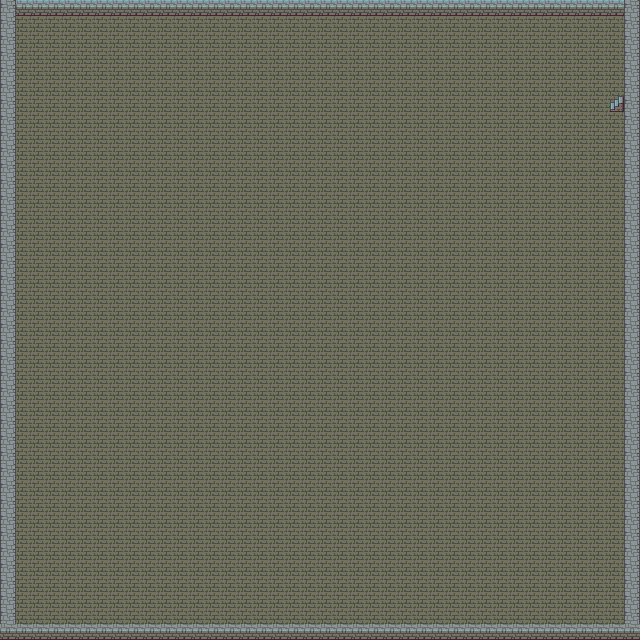

This is a level from a 2D game, rendered from its Tiled map with the project's own tilesets. A one-line summary and the complete map file follow:
An orthogonal 40x40 tile map with 16x16 px tiles, 2 tile layers (Tile Layer 1, Tile Layer 2).

<map version="1.4" tiledversion="1.4.2" orientation="orthogonal" renderorder="right-down" width="40" height="40" tilewidth="16" tileheight="16" infinite="0" nextlayerid="3" nextobjectid="1">
 <tileset firstgid="1" source="Dungeon_rooms.tsx" />
 <layer id="1" name="Tile Layer 1" width="40" height="40" locked="1">
  <data encoding="csv">
6,4,4,4,4,4,4,4,4,4,4,4,4,4,4,4,4,4,4,4,4,4,4,4,4,4,4,4,4,4,4,4,4,4,4,4,4,4,4,6,
6,2,2,2,2,2,2,2,2,2,2,2,2,2,2,2,2,2,2,2,2,2,2,2,2,2,2,2,2,2,2,2,2,2,2,2,2,2,2,6,
6,2,2,2,2,2,2,2,2,2,2,2,2,2,2,2,2,2,2,2,2,2,2,2,2,2,2,2,2,2,2,2,2,2,2,2,2,2,2,6,
6,2,2,2,2,2,2,2,2,2,2,2,2,2,2,2,2,2,2,2,2,2,2,2,2,2,2,2,2,2,2,2,2,2,2,2,2,2,2,6,
6,2,2,2,2,2,2,2,2,2,2,2,2,2,2,2,2,2,2,2,2,2,2,2,2,2,2,2,2,2,2,2,2,2,2,2,2,2,2,6,
6,2,2,2,2,2,2,2,2,2,2,2,2,2,2,2,2,2,2,2,2,2,2,2,2,2,2,2,2,2,2,2,2,2,2,2,2,2,2,6,
6,2,2,2,2,2,2,2,2,2,2,2,2,2,2,2,2,2,2,2,2,2,2,2,2,2,2,2,2,2,2,2,2,2,2,2,2,2,2,6,
6,2,2,2,2,2,2,2,2,2,2,2,2,2,2,2,2,2,2,2,2,2,2,2,2,2,2,2,2,2,2,2,2,2,2,2,2,2,2,6,
6,2,2,2,2,2,2,2,2,2,2,2,2,2,2,2,2,2,2,2,2,2,2,2,2,2,2,2,2,2,2,2,2,2,2,2,2,2,2,6,
6,2,2,2,2,2,2,2,2,2,2,2,2,2,2,2,2,2,2,2,2,2,2,2,2,2,2,2,2,2,2,2,2,2,2,2,2,2,2,6,
6,2,2,2,2,2,2,2,2,2,2,2,2,2,2,2,2,2,2,2,2,2,2,2,2,2,2,2,2,2,2,2,2,2,2,2,2,2,2,6,
6,2,2,2,2,2,2,2,2,2,2,2,2,2,2,2,2,2,2,2,2,2,2,2,2,2,2,2,2,2,2,2,2,2,2,2,2,2,2,6,
6,2,2,2,2,2,2,2,2,2,2,2,2,2,2,2,2,2,2,2,2,2,2,2,2,2,2,2,2,2,2,2,2,2,2,2,2,2,2,6,
6,2,2,2,2,2,2,2,2,2,2,2,2,2,2,2,2,2,2,2,2,2,2,2,2,2,2,2,2,2,2,2,2,2,2,2,2,2,2,6,
6,2,2,2,2,2,2,2,2,2,2,2,2,2,2,2,2,2,2,2,2,2,2,2,2,2,2,2,2,2,2,2,2,2,2,2,2,2,2,6,
6,2,2,2,2,2,2,2,2,2,2,2,2,2,2,2,2,2,2,2,2,2,2,2,2,2,2,2,2,2,2,2,2,2,2,2,2,2,2,6,
6,2,2,2,2,2,2,2,2,2,2,2,2,2,2,2,2,2,2,2,2,2,2,2,2,2,2,2,2,2,2,2,2,2,2,2,2,2,2,6,
6,2,2,2,2,2,2,2,2,2,2,2,2,2,2,2,2,2,2,2,2,2,2,2,2,2,2,2,2,2,2,2,2,2,2,2,2,2,2,6,
6,2,2,2,2,2,2,2,2,2,2,2,2,2,2,2,2,2,2,2,2,2,2,2,2,2,2,2,2,2,2,2,2,2,2,2,2,2,2,6,
6,2,2,2,2,2,2,2,2,2,2,2,2,2,2,2,2,2,2,2,2,2,2,2,2,2,2,2,2,2,2,2,2,2,2,2,2,2,2,6,
6,2,2,2,2,2,2,2,2,2,2,2,2,2,2,2,2,2,2,2,2,2,2,2,2,2,2,2,2,2,2,2,2,2,2,2,2,2,2,6,
6,2,2,2,2,2,2,2,2,2,2,2,2,2,2,2,2,2,2,2,2,2,2,2,2,2,2,2,2,2,2,2,2,2,2,2,2,2,2,6,
6,2,2,2,2,2,2,2,2,2,2,2,2,2,2,2,2,2,2,2,2,2,2,2,2,2,2,2,2,2,2,2,2,2,2,2,2,2,2,6,
6,2,2,2,2,2,2,2,2,2,2,2,2,2,2,2,2,2,2,2,2,2,2,2,2,2,2,2,2,2,2,2,2,2,2,2,2,2,2,6,
6,2,2,2,2,2,2,2,2,2,2,2,2,2,2,2,2,2,2,2,2,2,2,2,2,2,2,2,2,2,2,2,2,2,2,2,2,2,2,6,
6,2,2,2,2,2,2,2,2,2,2,2,2,2,2,2,2,2,2,2,2,2,2,2,2,2,2,2,2,2,2,2,2,2,2,2,2,2,2,6,
6,2,2,2,2,2,2,2,2,2,2,2,2,2,2,2,2,2,2,2,2,2,2,2,2,2,2,2,2,2,2,2,2,2,2,2,2,2,2,6,
6,2,2,2,2,2,2,2,2,2,2,2,2,2,2,2,2,2,2,2,2,2,2,2,2,2,2,2,2,2,2,2,2,2,2,2,2,2,2,6,
6,2,2,2,2,2,2,2,2,2,2,2,2,2,2,2,2,2,2,2,2,2,2,2,2,2,2,2,2,2,2,2,2,2,2,2,2,2,2,6,
6,2,2,2,2,2,2,2,2,2,2,2,2,2,2,2,2,2,2,2,2,2,2,2,2,2,2,2,2,2,2,2,2,2,2,2,2,2,2,6,
6,2,2,2,2,2,2,2,2,2,2,2,2,2,2,2,2,2,2,2,2,2,2,2,2,2,2,2,2,2,2,2,2,2,2,2,2,2,2,6,
6,2,2,2,2,2,2,2,2,2,2,2,2,2,2,2,2,2,2,2,2,2,2,2,2,2,2,2,2,2,2,2,2,2,2,2,2,2,2,6,
6,2,2,2,2,2,2,2,2,2,2,2,2,2,2,2,2,2,2,2,2,2,2,2,2,2,2,2,2,2,2,2,2,2,2,2,2,2,2,6,
6,2,2,2,2,2,2,2,2,2,2,2,2,2,2,2,2,2,2,2,2,2,2,2,2,2,2,2,2,2,2,2,2,2,2,2,2,2,2,6,
6,2,2,2,2,2,2,2,2,2,2,2,2,2,2,2,2,2,2,2,2,2,2,2,2,2,2,2,2,2,2,2,2,2,2,2,2,2,2,6,
6,2,2,2,2,2,2,2,2,2,2,2,2,2,2,2,2,2,2,2,2,2,2,2,2,2,2,2,2,2,2,2,2,2,2,2,2,2,2,6,
6,2,2,2,2,2,2,2,2,2,2,2,2,2,2,2,2,2,2,2,2,2,2,2,2,2,2,2,2,2,2,2,2,2,2,2,2,2,2,6,
6,2,2,2,2,2,2,2,2,2,2,2,2,2,2,2,2,2,2,2,2,2,2,2,2,2,2,2,2,2,2,2,2,2,2,2,2,2,2,6,
6,2,2,2,2,2,2,2,2,2,2,2,2,2,2,2,2,2,2,2,2,2,2,2,2,2,2,2,2,2,2,2,2,2,2,2,2,2,2,6,
5,5,5,5,5,5,5,5,5,5,5,5,5,5,5,5,5,5,5,5,5,5,5,5,5,5,5,5,5,5,5,5,5,5,5,5,5,5,5,5
</data>
 </layer>
 <layer id="2" name="Tile Layer 2" width="40" height="40" locked="1">
  <data encoding="csv">
0,0,0,0,0,0,0,0,0,0,0,0,0,0,0,0,0,0,0,0,0,0,0,0,0,0,0,0,0,0,0,0,0,0,0,0,0,0,0,0,
0,0,0,0,0,0,0,0,0,0,0,0,0,0,0,0,0,0,0,0,0,0,0,0,0,0,0,0,0,0,0,0,0,0,0,0,0,0,0,0,
0,0,0,0,0,0,0,0,0,0,0,0,0,0,0,0,0,0,0,0,0,0,0,0,0,0,0,0,0,0,0,0,0,0,0,0,0,0,0,0,
0,0,0,0,0,0,0,0,0,0,0,0,0,0,0,0,0,0,0,0,0,0,0,0,0,0,0,0,0,0,0,0,0,0,0,0,0,0,0,0,
0,0,0,0,0,0,0,0,0,0,0,0,0,0,0,0,0,0,0,0,0,0,0,0,0,0,0,0,0,0,0,0,0,0,0,0,0,0,0,0,
0,0,0,0,0,0,0,0,0,0,0,0,0,0,0,0,0,0,0,0,0,0,0,0,0,0,0,0,0,0,0,0,0,0,0,0,0,0,0,0,
0,0,0,0,0,0,0,0,0,0,0,0,0,0,0,0,0,0,0,0,0,0,0,0,0,0,0,0,0,0,0,0,0,0,0,0,0,0,3,0,
0,0,0,0,0,0,0,0,0,0,0,0,0,0,0,0,0,0,0,0,0,0,0,0,0,0,0,0,0,0,0,0,0,0,0,0,0,0,0,0,
0,0,0,0,0,0,0,0,0,0,0,0,0,0,0,0,0,0,0,0,0,0,0,0,0,0,0,0,0,0,0,0,0,0,0,0,0,0,0,0,
0,0,0,0,0,0,0,0,0,0,0,0,0,0,0,0,0,0,0,0,0,0,0,0,0,0,0,0,0,0,0,0,0,0,0,0,0,0,0,0,
0,0,0,0,0,0,0,0,0,0,0,0,0,0,0,0,0,0,0,0,0,0,0,0,0,0,0,0,0,0,0,0,0,0,0,0,0,0,0,0,
0,0,0,0,0,0,0,0,0,0,0,0,0,0,0,0,0,0,0,0,0,0,0,0,0,0,0,0,0,0,0,0,0,0,0,0,0,0,0,0,
0,0,0,0,0,0,0,0,0,0,0,0,0,0,0,0,0,0,0,0,0,0,0,0,0,0,0,0,0,0,0,0,0,0,0,0,0,0,0,0,
0,0,0,0,0,0,0,0,0,0,0,0,0,0,0,0,0,0,0,0,0,0,0,0,0,0,0,0,0,0,0,0,0,0,0,0,0,0,0,0,
0,0,0,0,0,0,0,0,0,0,0,0,0,0,0,0,0,0,0,0,0,0,0,0,0,0,0,0,0,0,0,0,0,0,0,0,0,0,0,0,
0,0,0,0,0,0,0,0,0,0,0,0,0,0,0,0,0,0,0,0,0,0,0,0,0,0,0,0,0,0,0,0,0,0,0,0,0,0,0,0,
0,0,0,0,0,0,0,0,0,0,0,0,0,0,0,0,0,0,0,0,0,0,0,0,0,0,0,0,0,0,0,0,0,0,0,0,0,0,0,0,
0,0,0,0,0,0,0,0,0,0,0,0,0,0,0,0,0,0,0,0,0,0,0,0,0,0,0,0,0,0,0,0,0,0,0,0,0,0,0,0,
0,0,0,0,0,0,0,0,0,0,0,0,0,0,0,0,0,0,0,0,0,0,0,0,0,0,0,0,0,0,0,0,0,0,0,0,0,0,0,0,
0,0,0,0,0,0,0,0,0,0,0,0,0,0,0,0,0,0,0,0,0,0,0,0,0,0,0,0,0,0,0,0,0,0,0,0,0,0,0,0,
0,0,0,0,0,0,0,0,0,0,0,0,0,0,0,0,0,0,0,0,0,0,0,0,0,0,0,0,0,0,0,0,0,0,0,0,0,0,0,0,
0,0,0,0,0,0,0,0,0,0,0,0,0,0,0,0,0,0,0,0,0,0,0,0,0,0,0,0,0,0,0,0,0,0,0,0,0,0,0,0,
0,0,0,0,0,0,0,0,0,0,0,0,0,0,0,0,0,0,0,0,0,0,0,0,0,0,0,0,0,0,0,0,0,0,0,0,0,0,0,0,
0,0,0,0,0,0,0,0,0,0,0,0,0,0,0,0,0,0,0,0,0,0,0,0,0,0,0,0,0,0,0,0,0,0,0,0,0,0,0,0,
0,0,0,0,0,0,0,0,0,0,0,0,0,0,0,0,0,0,0,0,0,0,0,0,0,0,0,0,0,0,0,0,0,0,0,0,0,0,0,0,
0,0,0,0,0,0,0,0,0,0,0,0,0,0,0,0,0,0,0,0,0,0,0,0,0,0,0,0,0,0,0,0,0,0,0,0,0,0,0,0,
0,0,0,0,0,0,0,0,0,0,0,0,0,0,0,0,0,0,0,0,0,0,0,0,0,0,0,0,0,0,0,0,0,0,0,0,0,0,0,0,
0,0,0,0,0,0,0,0,0,0,0,0,0,0,0,0,0,0,0,0,0,0,0,0,0,0,0,0,0,0,0,0,0,0,0,0,0,0,0,0,
0,0,0,0,0,0,0,0,0,0,0,0,0,0,0,0,0,0,0,0,0,0,0,0,0,0,0,0,0,0,0,0,0,0,0,0,0,0,0,0,
0,0,0,0,0,0,0,0,0,0,0,0,0,0,0,0,0,0,0,0,0,0,0,0,0,0,0,0,0,0,0,0,0,0,0,0,0,0,0,0,
0,0,0,0,0,0,0,0,0,0,0,0,0,0,0,0,0,0,0,0,0,0,0,0,0,0,0,0,0,0,0,0,0,0,0,0,0,0,0,0,
0,0,0,0,0,0,0,0,0,0,0,0,0,0,0,0,0,0,0,0,0,0,0,0,0,0,0,0,0,0,0,0,0,0,0,0,0,0,0,0,
0,0,0,0,0,0,0,0,0,0,0,0,0,0,0,0,0,0,0,0,0,0,0,0,0,0,0,0,0,0,0,0,0,0,0,0,0,0,0,0,
0,0,0,0,0,0,0,0,0,0,0,0,0,0,0,0,0,0,0,0,0,0,0,0,0,0,0,0,0,0,0,0,0,0,0,0,0,0,0,0,
0,0,0,0,0,0,0,0,0,0,0,0,0,0,0,0,0,0,0,0,0,0,0,0,0,0,0,0,0,0,0,0,0,0,0,0,0,0,0,0,
0,0,0,0,0,0,0,0,0,0,0,0,0,0,0,0,0,0,0,0,0,0,0,0,0,0,0,0,0,0,0,0,0,0,0,0,0,0,0,0,
0,0,0,0,0,0,0,0,0,0,0,0,0,0,0,0,0,0,0,0,0,0,0,0,0,0,0,0,0,0,0,0,0,0,0,0,0,0,0,0,
0,0,0,0,0,0,0,0,0,0,0,0,0,0,0,0,0,0,0,0,0,0,0,0,0,0,0,0,0,0,0,0,0,0,0,0,0,0,0,0,
0,0,0,0,0,0,0,0,0,0,0,0,0,0,0,0,0,0,0,0,0,0,0,0,0,0,0,0,0,0,0,0,0,0,0,0,0,0,0,0,
0,0,0,0,0,0,0,0,0,0,0,0,0,0,0,0,0,0,0,0,0,0,0,0,0,0,0,0,0,0,0,0,0,0,0,0,0,0,0,0
</data>
 </layer>
</map>
